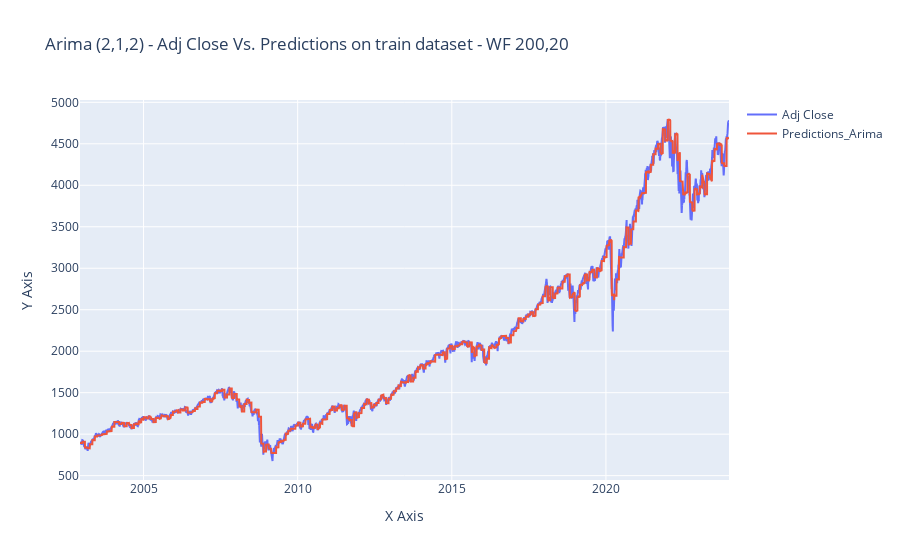

The notebook cell saved with this chart:
### Code cell
#drop Nan values from the first 200 walkforward samples(no predictions)
data = drop_nan(data)

# Visual Inspection: Actual values against the predicted values 
feature1 = 'Adj Close'
feature2 = 'Predictions_Arima'

# Create line plot
fig = go.Figure(data=go.Scatter(
    x=data.index,  # Assuming the index represents x-axis values
    y=data[feature1],
    mode='lines',
    name=feature1
))

# Add another line plot for the second feature
fig.add_trace(go.Scatter(
    x=data.index,  # Assuming the index represents x-axis values
    y=data[feature2],
    mode='lines',
    name=feature2
))

# Customize layout
fig.update_layout(
    title='Arima (2,1,2) - Adj Close Vs. Predictions on train dataset - WF 200,20',
    xaxis=dict(title='X Axis'),  # Customize x-axis label
    yaxis=dict(title='Y Axis'),  # Customize y-axis label
    hovermode='closest'
)

# Show plot
fig.show()

### Figure 1 — Plotly figure (JSON) as saved in the notebook; plotly's stock layout.template omitted (floating-point values rounded to 4 significant figures; data arrays with more than 128 entries replaced by an {"elided": "..."} marker saying what was removed)
{"data": [{"mode": "lines", "name": "Adj Close", "type": "scatter", "x": {"elided": "5300 str values"}, "y": {"elided": "5300 float values"}}, {"mode": "lines", "name": "Predictions_Arima", "type": "scatter", "x": {"elided": "5300 str values"}, "y": {"elided": "5300 float values"}}], "layout": {"hovermode": "closest", "title": {"text": "Arima (2,1,2) - Adj Close Vs. Predictions on train dataset - WF 200,20"}, "xaxis": {"title": {"text": "X Axis"}}, "yaxis": {"title": {"text": "Y Axis"}}}}
